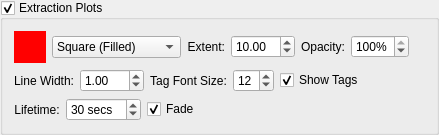
        <widget class="QGroupBox" name="extractionsVisible_" >
         <property name="title" >
          <string>Extraction Plots</string>
         </property>
         <property name="flat" >
          <bool>false</bool>
         </property>
         <property name="checkable" >
          <bool>true</bool>
         </property>
         <property name="checked" >
          <bool>true</bool>
         </property>
         <layout class="QVBoxLayout" >
          <item>
           <layout class="QHBoxLayout" >
            <item>
             <widget class="SideCar::GUI::ColorButtonWidget" name="extractionsColor_" >
              <property name="sizePolicy" >
               <sizepolicy vsizetype="Fixed" hsizetype="Fixed" >
                <horstretch>0</horstretch>
                <verstretch>0</verstretch>
               </sizepolicy>
              </property>
              <property name="minimumSize" >
               <size>
                <width>32</width>
                <height>32</height>
               </size>
              </property>
              <property name="maximumSize" >
               <size>
                <width>32</width>
                <height>32</height>
               </size>
              </property>
              <property name="palette" >
               <palette>
                <active>
                 <colorrole role="WindowText" >
                  <brush brushstyle="SolidPattern" >
                   <color alpha="255" >
                    <red>0</red>
                    <green>0</green>
                    <blue>0</blue>
                   </color>
                  </brush>
                 </colorrole>
                 <colorrole role="Button" >
                  <brush brushstyle="SolidPattern" >
                   <color alpha="255" >
                    <red>255</red>
                    <green>0</green>
                    <blue>0</blue>
                   </color>
                  </brush>
                 </colorrole>
                 <colorrole role="Light" >
                  <brush brushstyle="SolidPattern" >
                   <color alpha="255" >
                    <red>255</red>
                    <green>127</green>
                    <blue>127</blue>
                   </color>
                  </brush>
                 </colorrole>
                 <colorrole role="Midlight" >
                  <brush brushstyle="SolidPattern" >
                   <color alpha="255" >
                    <red>255</red>
                    <green>63</green>
                    <blue>63</blue>
                   </color>
                  </brush>
                 </colorrole>
                 <colorrole role="Dark" >
                  <brush brushstyle="SolidPattern" >
                   <color alpha="255" >
                    <red>127</red>
                    <green>0</green>
                    <blue>0</blue>
                   </color>
                  </brush>
                 </colorrole>
                 <colorrole role="Mid" >
                  <brush brushstyle="SolidPattern" >
                   <color alpha="255" >
                    <red>170</red>
                    <green>0</green>
                    <blue>0</blue>
                   </color>
                  </brush>
                 </colorrole>
                 <colorrole role="Text" >
                  <brush brushstyle="SolidPattern" >
                   <color alpha="255" >
                    <red>0</red>
                    <green>0</green>
                    <blue>0</blue>
                   </color>
                  </brush>
                 </colorrole>
                 <colorrole role="BrightText" >
                  <brush brushstyle="SolidPattern" >
                   <color alpha="255" >
                    <red>255</red>
                    <green>255</green>
                    <blue>255</blue>
                   </color>
                  </brush>
                 </colorrole>
                 <colorrole role="ButtonText" >
                  <brush brushstyle="SolidPattern" >
                   <color alpha="255" >
                    <red>0</red>
                    <green>0</green>
                    <blue>0</blue>
                   </color>
                  </brush>
                 </colorrole>
                 <colorrole role="Base" >
                  <brush brushstyle="SolidPattern" >
                   <color alpha="255" >
                    <red>255</red>
                    <green>255</green>
                    <blue>255</blue>
                   </color>
                  </brush>
                 </colorrole>
                 <colorrole role="Window" >
                  <brush brushstyle="SolidPattern" >
                   <color alpha="255" >
                    <red>255</red>
                    <green>0</green>
                    <blue>0</blue>
                   </color>
                  </brush>
                 </colorrole>
                 <colorrole role="Shadow" >
                  <brush brushstyle="SolidPattern" >
                   <color alpha="255" >
                    <red>0</red>
                    <green>0</green>
                    <blue>0</blue>
                   </color>
                  </brush>
                 </colorrole>
                 <colorrole role="AlternateBase" >
                  <brush brushstyle="SolidPattern" >
                   <color alpha="255" >
                    <red>255</red>
                    <green>127</green>
                    <blue>127</blue>
                   </color>
                  </brush>
                 </colorrole>
                </active>
                <inactive>
                 <colorrole role="WindowText" >
                  <brush brushstyle="SolidPattern" >
                   <color alpha="255" >
                    <red>0</red>
                    <green>0</green>
                    <blue>0</blue>
                   </color>
                  </brush>
                 </colorrole>
                 <colorrole role="Button" >
                  <brush brushstyle="SolidPattern" >
                   <color alpha="255" >
                    <red>255</red>
                    <green>0</green>
                    <blue>0</blue>
                   </color>
                  </brush>
                 </colorrole>
                 <colorrole role="Light" >
                  <brush brushstyle="SolidPattern" >
                   <color alpha="255" >
                    <red>255</red>
                    <green>127</green>
                    <blue>127</blue>
                   </color>
                  </brush>
                 </colorrole>
                 <colorrole role="Midlight" >
                  <brush brushstyle="SolidPattern" >
                   <color alpha="255" >
                    <red>255</red>
                    <green>63</green>
                    <blue>63</blue>
                   </color>
                  </brush>
                 </colorrole>
                 <colorrole role="Dark" >
                  <brush brushstyle="SolidPattern" >
                   <color alpha="255" >
                    <red>127</red>
                    <green>0</green>
                    <blue>0</blue>
                   </color>
                  </brush>
                 </colorrole>
                 <colorrole role="Mid" >
                  <brush brushstyle="SolidPattern" >
                   <color alpha="255" >
                    <red>170</red>
                    <green>0</green>
                    <blue>0</blue>
                   </color>
                  </brush>
                 </colorrole>
                 <colorrole role="Text" >
                  <brush brushstyle="SolidPattern" >
                   <color alpha="255" >
                    <red>0</red>
                    <green>0</green>
                    <blue>0</blue>
                   </color>
                  </brush>
                 </colorrole>
                 <colorrole role="BrightText" >
                  <brush brushstyle="SolidPattern" >
                   <color alpha="255" >
                    <red>255</red>
                    <green>255</green>
                    <blue>255</blue>
                   </color>
                  </brush>
                 </colorrole>
                 <colorrole role="ButtonText" >
                  <brush brushstyle="SolidPattern" >
                   <color alpha="255" >
                    <red>0</red>
                    <green>0</green>
                    <blue>0</blue>
                   </color>
                  </brush>
                 </colorrole>
                 <colorrole role="Base" >
                  <brush brushstyle="SolidPattern" >
                   <color alpha="255" >
                    <red>255</red>
                    <green>255</green>
                    <blue>255</blue>
                   </color>
                  </brush>
                 </colorrole>
                 <colorrole role="Window" >
                  <brush brushstyle="SolidPattern" >
                   <color alpha="255" >
                    <red>255</red>
                    <green>0</green>
                    <blue>0</blue>
                   </color>
                  </brush>
                 </colorrole>
                 <colorrole role="Shadow" >
                  <brush brushstyle="SolidPattern" >
                   <color alpha="255" >
                    <red>0</red>
                    <green>0</green>
                    <blue>0</blue>
                   </color>
                  </brush>
                 </colorrole>
                 <colorrole role="AlternateBase" >
                  <brush brushstyle="SolidPattern" >
                   <color alpha="255" >
                    <red>255</red>
                    <green>127</green>
                    <blue>127</blue>
                   </color>
                  </brush>
                 </colorrole>
                </inactive>
                <disabled>
                 <colorrole role="WindowText" >
                  <brush brushstyle="SolidPattern" >
                   <color alpha="255" >
                    <red>127</red>
                    <green>0</green>
                    <blue>0</blue>
                   </color>
                  </brush>
                 </colorrole>
                 <colorrole role="Button" >
                  <brush brushstyle="SolidPattern" >
                   <color alpha="255" >
                    <red>255</red>
                    <green>0</green>
                    <blue>0</blue>
                   </color>
                  </brush>
                 </colorrole>
                 <colorrole role="Light" >
                  <brush brushstyle="SolidPattern" >
                   <color alpha="255" >
                    <red>255</red>
                    <green>127</green>
                    <blue>127</blue>
                   </color>
                  </brush>
                 </colorrole>
                 <colorrole role="Midlight" >
                  <brush brushstyle="SolidPattern" >
                   <color alpha="255" >
                    <red>255</red>
                    <green>63</green>
                    <blue>63</blue>
                   </color>
                  </brush>
                 </colorrole>
                 <colorrole role="Dark" >
                  <brush brushstyle="SolidPattern" >
                   <color alpha="255" >
                    <red>127</red>
                    <green>0</green>
                    <blue>0</blue>
                   </color>
                  </brush>
                 </colorrole>
                 <colorrole role="Mid" >
                  <brush brushstyle="SolidPattern" >
                   <color alpha="255" >
                    <red>170</red>
                    <green>0</green>
                    <blue>0</blue>
                   </color>
                  </brush>
                 </colorrole>
                 <colorrole role="Text" >
                  <brush brushstyle="SolidPattern" >
                   <color alpha="255" >
                    <red>127</red>
                    <green>0</green>
                    <blue>0</blue>
                   </color>
                  </brush>
                 </colorrole>
                 <colorrole role="BrightText" >
                  <brush brushstyle="SolidPattern" >
                   <color alpha="255" >
                    <red>255</red>
                    <green>255</green>
                    <blue>255</blue>
                   </color>
                  </brush>
                 </colorrole>
                 <colorrole role="ButtonText" >
                  <brush brushstyle="SolidPattern" >
                   <color alpha="255" >
                    <red>127</red>
                    <green>0</green>
                    <blue>0</blue>
                   </color>
                  </brush>
                 </colorrole>
                 <colorrole role="Base" >
                  <brush brushstyle="SolidPattern" >
                   <color alpha="255" >
                    <red>255</red>
                    <green>0</green>
                    <blue>0</blue>
                   </color>
                  </brush>
                 </colorrole>
                 <colorrole role="Window" >
                  <brush brushstyle="SolidPattern" >
                   <color alpha="255" >
                    <red>255</red>
                    <green>0</green>
                    <blue>0</blue>
                   </color>
                  </brush>
                 </colorrole>
                 <colorrole role="Shadow" >
                  <brush brushstyle="SolidPattern" >
                   <color alpha="255" >
                    <red>0</red>
                    <green>0</green>
                    <blue>0</blue>
                   </color>
                  </brush>
                 </colorrole>
                 <colorrole role="AlternateBase" >
                  <brush brushstyle="SolidPattern" >
                   <color alpha="255" >
                    <red>255</red>
                    <green>0</green>
                    <blue>0</blue>
                   </color>
                  </brush>
                 </colorrole>
                </disabled>
               </palette>
              </property>
              <property name="autoFillBackground" >
               <bool>true</bool>
              </property>
              <property name="autoDefault" >
               <bool>false</bool>
              </property>
              <property name="flat" >
               <bool>true</bool>
              </property>
             </widget>
            </item>
            <item>
             <widget class="SideCar::GUI::PlotSymbolWidget" name="extractionsSymbolType_" >
              <property name="currentIndex" >
               <number>6</number>
              </property>
              <item>
               <property name="text" >
                <string>Cross</string>
               </property>
              </item>
              <item>
               <property name="text" >
                <string>Cross+Square</string>
               </property>
              </item>
              <item>
               <property name="text" >
                <string>Diamond (Filled)</string>
               </property>
              </item>
              <item>
               <property name="text" >
                <string>Diamond (Hollow)</string>
               </property>
              </item>
              <item>
               <property name="text" >
                <string>Plus</string>
               </property>
              </item>
              <item>
               <property name="text" >
                <string>Plus+Diamond</string>
               </property>
              </item>
              <item>
               <property name="text" >
                <string>Square (Filled)</string>
               </property>
              </item>
              <item>
               <property name="text" >
                <string>Sqaure (Hollow)</string>
               </property>
              </item>
              <item>
               <property name="text" >
                <string>Triangle (Filled)</string>
               </property>
              </item>
              <item>
               <property name="text" >
                <string>Triangle (Hollow)</string>
               </property>
              </item>
              <item>
               <property name="text" >
                <string>Dagger (Filled)</string>
               </property>
              </item>
              <item>
               <property name="text" >
                <string>Dagger (Hollow)</string>
               </property>
              </item>
             </widget>
            </item>
            <item>
             <widget class="QLabel" name="label_13" >
              <property name="text" >
               <string>Extent:</string>
              </property>
              <property name="alignment" >
               <set>Qt::AlignRight|Qt::AlignTrailing|Qt::AlignVCenter</set>
              </property>
             </widget>
            </item>
            <item>
             <widget class="QDoubleSpinBox" name="extractionsExtent_" >
              <property name="keyboardTracking" >
               <bool>false</bool>
              </property>
              <property name="minimum" >
               <double>0.100000000000000</double>
              </property>
              <property name="maximum" >
               <double>100.000000000000000</double>
              </property>
              <property name="singleStep" >
               <double>0.100000000000000</double>
              </property>
              <property name="value" >
               <double>10.000000000000000</double>
              </property>
             </widget>
            </item>
            <item>
             <widget class="QLabel" name="label_50" >
              <property name="text" >
               <string>Opacity:</string>
              </property>
              <property name="alignment" >
               <set>Qt::AlignRight|Qt::AlignTrailing|Qt::AlignVCenter</set>
              </property>
             </widget>
            </item>
            <item>
             <widget class="QSpinBox" name="extractionsOpacity_" >
              <property name="keyboardTracking" >
               <bool>false</bool>
              </property>
              <property name="suffix" >
               <string>%</string>
              </property>
              <property name="maximum" >
               <number>100</number>
              </property>
              <property name="value" >
               <number>100</number>
              </property>
             </widget>
            </item>
            <item>
             <spacer>
              <property name="orientation" >
               <enum>Qt::Horizontal</enum>
              </property>
              <property name="sizeHint" stdset="0" >
               <size>
                <width>16</width>
                <height>31</height>
               </size>
              </property>
             </spacer>
            </item>
           </layout>
          </item>
          <item>
           <layout class="QHBoxLayout" >
            <item>
             <widget class="QLabel" name="label_35" >
              <property name="text" >
               <string>Line Width:</string>
              </property>
              <property name="alignment" >
               <set>Qt::AlignRight|Qt::AlignTrailing|Qt::AlignVCenter</set>
              </property>
             </widget>
            </item>
            <item>
             <widget class="QDoubleSpinBox" name="extractionsLineWidth_" >
              <property name="keyboardTracking" >
               <bool>false</bool>
              </property>
              <property name="minimum" >
               <double>0.100000000000000</double>
              </property>
              <property name="maximum" >
               <double>100.000000000000000</double>
              </property>
              <property name="singleStep" >
               <double>0.100000000000000</double>
              </property>
              <property name="value" >
               <double>1.000000000000000</double>
              </property>
             </widget>
            </item>
            <item>
             <widget class="QLabel" name="label_920" >
              <property name="text" >
               <string>Tag Font Size:</string>
              </property>
              <property name="alignment" >
               <set>Qt::AlignCenter</set>
              </property>
             </widget>
            </item>
            <item>
             <widget class="QSpinBox" name="extractionsTagSize_" >
              <property name="toolTip" >
               <string>Degrees ahead of last azimuth report to begin dropping previous extraction reports.</string>
              </property>
              <property name="keyboardTracking" >
               <bool>false</bool>
              </property>
              <property name="suffix" >
               <string/>
              </property>
              <property name="minimum" >
               <number>8</number>
              </property>
              <property name="maximum" >
               <number>24</number>
              </property>
              <property name="singleStep" >
               <number>1</number>
              </property>
              <property name="value" >
               <number>12</number>
              </property>
             </widget>
            </item>
            <item>
             <widget class="QCheckBox" name="extractionsShowTags_" >
              <property name="text" >
               <string>Show Tags</string>
              </property>
              <property name="checked" >
               <bool>true</bool>
              </property>
             </widget>
            </item>
            <item>
             <spacer>
              <property name="orientation" >
               <enum>Qt::Horizontal</enum>
              </property>
              <property name="sizeHint" stdset="0" >
               <size>
                <width>40</width>
                <height>20</height>
               </size>
              </property>
             </spacer>
            </item>
           </layout>
          </item>
          <item>
           <layout class="QHBoxLayout" >
            <item>
             <widget class="QLabel" name="label_18" >
              <property name="text" >
               <string>Lifetime:</string>
              </property>
              <property name="alignment" >
               <set>Qt::AlignCenter</set>
              </property>
             </widget>
            </item>
            <item>
             <widget class="QSpinBox" name="extractionsLifeTime_" >
              <property name="toolTip" >
               <string>Degrees ahead of last azimuth report to begin  dropping previous extraction reports.</string>
              </property>
              <property name="keyboardTracking" >
               <bool>false</bool>
              </property>
              <property name="suffix" >
               <string> secs</string>
              </property>
              <property name="minimum" >
               <number>10</number>
              </property>
              <property name="maximum" >
               <number>999</number>
              </property>
              <property name="singleStep" >
               <number>1</number>
              </property>
              <property name="value" >
               <number>30</number>
              </property>
             </widget>
            </item>
            <item>
             <widget class="QCheckBox" name="extractionsFadeEnabled_" >
              <property name="text" >
               <string>Fade</string>
              </property>
              <property name="checked" >
               <bool>true</bool>
              </property>
             </widget>
            </item>
            <item>
             <spacer>
              <property name="orientation" >
               <enum>Qt::Horizontal</enum>
              </property>
              <property name="sizeHint" stdset="0" >
               <size>
                <width>40</width>
                <height>20</height>
               </size>
              </property>
             </spacer>
            </item>
           </layout>
          </item>
         </layout>
        </widget>
